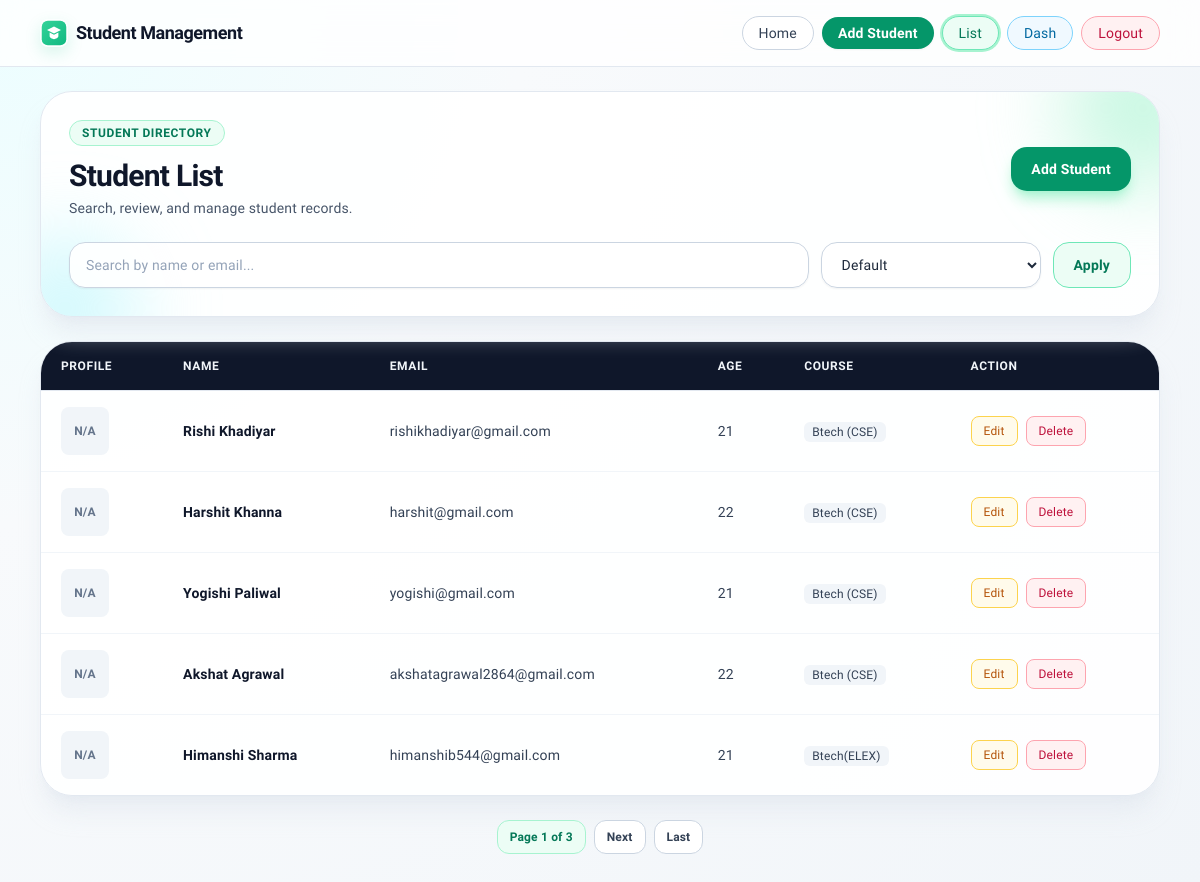
Page /students/ (signed in) on the committed database.
### students/models.py (models this page shows, shortened)
class Student(models.Model):
    name = models.CharField(max_length=100)
    email = models.EmailField()
    age = models.IntegerField()
    course = models.ForeignKey(Course, on_delete=models.CASCADE, null=True)
    created_by = models.ForeignKey(settings.AUTH_USER_MODEL, on_delete=models.CASCADE, null=True, blank=True)
    profile_image = models.ImageField(upload_to='students/profile_images/', blank=True, null=True)

class Course(models.Model):
    name = models.CharField(max_length=100)

### students/views.py (the view)
# urls.py: path('students/', views.StudentListView.as_view(), name='student_list'),
class StudentListView(ListView):
    model = Student
    template_name = "student_list.html"
    context_object_name = "students"
    paginate_by = 5
    def get_queryset(self):
        search_query = self.request.GET.get("search")
        sort_query = self.request.GET.get("sort", "id")
        allowed_sort = {
            "id": "id",
            "name": "name",
            "-name": "-name",
            "age": "age",
            "-age": "-age",
        }
        sort_by = allowed_sort.get(sort_query, "id")
        queryset = Student.objects.select_related("course").all()
        if self.request.user.is_authenticated:
            queryset = queryset.filter(created_by=self.request.user)
        else:
            queryset = queryset.none()
        queryset = queryset.order_by(sort_by)
        if search_query:
            queryset = queryset.filter(
                Q(name__icontains=search_query) | Q(email__icontains=search_query)
            )
        return queryset
    def get_context_data(self, **kwargs):
        context = super().get_context_data(**kwargs)
        context["current_sort"] = self.request.GET.get("sort", "id")
        return context

### students/templates/student_list.html (shortened to what this page needs)
{% extends "base.html" %}
{% block content %}
<section class="space-y-6">
    <div class="relative overflow-hidden rounded-[2rem] border border-slate-200 bg-white/90 p-7 shadow-xl shadow-slate-200/70">
        <div class="pointer-events-none absolute -right-16 -top-16 h-40 w-40 rounded-full bg-emerald-200/60 blur-2xl"></div>
        <div class="relative flex flex-wrap items-center justify-between gap-4">
            <div>
                <span class="inline-block rounded-full border border-emerald-200 bg-emerald-50 px-3 py-1 text-xs font-semibold uppercase tracking-wider text-emerald-700">
                    Student Directory
                </span>
                <h1 class="mt-3 text-3xl font-extrabold tracking-tight text-slate-900">Student List</h1>
                <p class="mt-1 text-sm text-slate-600">Search, review, and manage student records.</p>
            </div>
            <a href="{% url 'create_student' %}" class="inline-flex items-center justify-center rounded-2xl bg-emerald-600 px-5 py-3 text-sm font-bold text-white shadow-lg shadow-emerald-200 transition hover:-translate-y-0.5 hover:bg-emerald-700">
                Add Student
            </a>
        </div>
        <form method="GET" class="relative mt-6 grid grid-cols-1 gap-3 md:grid-cols-[1fr_220px_auto]">
            <input
                type="text"
                name="search"
                value="{{ request.GET.search }}"
                placeholder="Search by name or email..."
                class="w-full rounded-2xl border border-slate-300 bg-white/90 px-4 py-3 text-sm font-medium text-slate-800 shadow-sm outline-none transition placeholder:text-slate-400 focus:border-emerald-500 focus:ring-4 focus:ring-emerald-100"
            >
            <select name="sort" class="w-full rounded-2xl border border-slate-300 bg-white/90 px-4 py-3 text-sm font-medium text-slate-800 shadow-sm outline-none transition focus:border-emerald-500 focus:ring-4 focus:ring-emerald-100">
                <option value="id" {% if current_sort == 'id' %}selected{% endif %}>Default</option>
            </select>
            <button type="submit" class="rounded-2xl border border-emerald-300 bg-emerald-50 px-5 py-3 text-sm font-bold text-emerald-700 transition hover:bg-emerald-100">
                Apply
            </button>
        </form>
    </div>
    <div class="overflow-hidden rounded-[2rem] border border-slate-200 bg-white/90 shadow-xl shadow-slate-200/70">
        <div class="overflow-x-auto">
            <table class="min-w-full divide-y divide-slate-200 text-sm">
                <thead class="bg-slate-900 text-left text-xs uppercase tracking-wider text-slate-100">
                    <tr>
                        <th class="hidden px-5 py-4 lg:table-cell">Profile</th>
                        <th class="px-5 py-4">Name</th>
                        <th class="hidden px-5 py-4 md:table-cell">Email</th>
                        <th class="hidden px-5 py-4 sm:table-cell">Age</th>
                        <th class="px-5 py-4">Course</th>
                        <th class="px-5 py-4">Action</th>
                    </tr>
                </thead>
                <tbody class="divide-y divide-slate-100 text-slate-700">
                    {% for student in students %}
                    <tr class="table-row-hover transition hover:bg-slate-50">
                        <td class="hidden px-5 py-4 lg:table-cell">
                            {% if student.profile_image %}
                            <img src="{{ student.profile_image.url }}" alt="{{ student.name }}" class="h-12 w-12 rounded-lg object-cover ring-1 ring-slate-200">
                            {% else %}
                            <div class="flex h-12 w-12 items-center justify-center rounded-lg bg-slate-100 text-xs font-semibold text-slate-500">
                                N/A
                            </div>
                            {% endif %}
                        </td>
                        <td class="px-5 py-4 font-semibold text-slate-900">
                            {{ student.name }}
                        </td>
                        <td class="hidden px-5 py-4 md:table-cell">{{ student.email }}</td>
                        <td class="hidden px-5 py-4 sm:table-cell">{{ student.age }}</td>
                        <td class="px-5 py-4">{% if student.course %}<span class="inline-block rounded-md bg-slate-100 px-2 py-0.5 text-xs font-medium">{{ student.course.name }}</span>{% else %}-{% endif %}</td>
                        <td class="px-5 py-4">
                            <div class="flex gap-2">
                                <a href="{% url 'edit_student' student.id %}" class="flex h-8 w-8 items-center justify-center rounded-lg border border-amber-300 bg-amber-50 text-amber-700 transition hover:bg-amber-100 md:h-auto md:w-auto md:px-3 md:py-1.5 md:text-xs">
                                    <span class="hidden md:inline">Edit</span>
                                </a>
                                <a href="{% url 'delete_student' student.id %}" class="flex h-8 w-8 items-center justify-center rounded-lg border border-rose-300 bg-rose-50 text-rose-700 transition hover:bg-rose-100 md:h-auto md:w-auto md:px-3 md:py-1.5 md:text-xs">
                                    <span class="hidden md:inline">Delete</span>
                                </a>
                            </div>
                        </td>
                    </tr>
                    {% empty %}
                    <tr>
                        <td colspan="6" class="px-5 py-10 text-center text-sm font-medium text-slate-500">
                            No students found. Add a student to get started.
                        </td>
                    </tr>
                    {% endfor %}
                </tbody>
            </table>
        </div>
    </div>
    <div class="flex flex-wrap items-center justify-center gap-2">
        <span class="rounded-xl border border-emerald-200 bg-emerald-50 px-3 py-2 text-xs font-bold text-emerald-700">
            Page {{ page_obj.number }} of {{ page_obj.paginator.num_pages }}
        </span>
        {% if page_obj.has_next %}
        <a href="?page={{ page_obj.next_page_number }}&search={{ request.GET.search }}&sort={{ current_sort }}" class="rounded-xl border border-slate-300 bg-white px-3 py-2 text-xs font-semibold text-slate-700 transition hover:bg-slate-50">
            Next
        </a>
        <a href="?page={{ page_obj.paginator.num_pages }}&search={{ request.GET.search }}&sort={{ current_sort }}" class="rounded-xl border border-slate-300 bg-white px-3 py-2 text-xs font-semibold text-slate-700 transition hover:bg-slate-50">
            Last
        </a>
        {% endif %}
    </div>
</section>
{% endblock %}

### students/static/students/css/style.css (style rules this page uses)
:root { --brand-ring: rgba(16, 185, 129, 0.15); }
body { letter-spacing: 0.01em; }

### rows in the picture
Student: profile_image "N/A", name "Rishi Khadiyar", email "rishikhadiyar@gmail.com", age "21", course.name "Btech (CSE)"
Student: profile_image "N/A", name "Harshit Khanna", email "harshit@gmail.com", age "22", course.name "Btech (CSE)"
Student: profile_image "N/A", name "Yogishi Paliwal", email "yogishi@gmail.com", age "21", course.name "Btech (CSE)"
Student: profile_image "N/A", name "Akshat Agrawal", email "akshatagrawal2864@gmail.com", age "22", course.name "Btech (CSE)"
Student: profile_image "N/A", name "Himanshi Sharma", email "himanshib544@gmail.com", age "21", course.name "Btech(ELEX)"

### other values in the picture
{{ page_obj.number }} "1"
{{ page_obj.paginator.num_pages }} "3"
